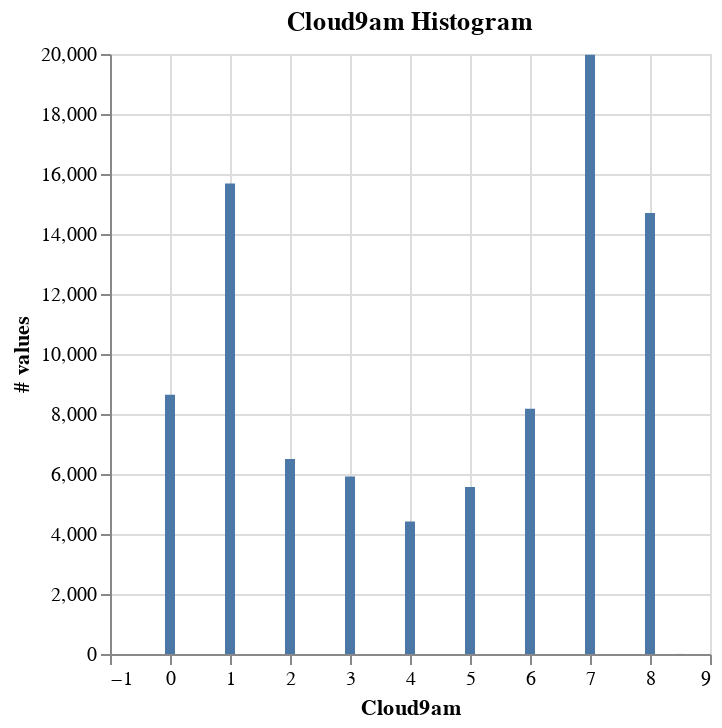

Here is the notebook cell this chart was saved with:
### Code cell
%chart x=Minvalue, y=CountOfValues, title="Cloud9am Histogram", labelx=Cloud9am, labely=# values

### Figure 1 — Vega-Lite specification as saved in the notebook (floating-point values rounded to 4 significant figures)
{"$schema": "https://vega.github.io/schema/vega-lite/v3.json", "data": {"format": {"type": "csv"}, "values": "\"ColumnName\",\"Label\",\"MinValue\",\"MaxValue\",\"CountOfValues\",\"Bin_Percent\"\n\"Cloud9am\",\"1\",\"0.5\",\"1\",\"0\",\"0\"\n\"Cloud9am\",\"9\",\"4.5\",\"5\",\"0\",\"0\"\n\"Cloud9am\",\"4\",\"2\",\"2.5\",\"6500\",\"7.256813031003338\"\n\"Cloud9am\",\"0\",\"0\",\"0.5\",\"8642\",\"9.648212032912438\"\n\"Cloud9am\",\"2\",\"1\",\"1.5\",\"15687\",\"17.513480925746055\"\n\"Cloud9am\",\"10\",\"5\",\"5.5\",\"5567\",\"6.215181252860859\"\n\"Cloud9am\",\"7\",\"3.5\",\"4\",\"0\",\"0\"\n\"Cloud9am\",\"6\",\"3\",\"3.5\",\"5914\",\"6.602583425439038\"\n\"Cloud9am\",\"3\",\"1.5\",\"2\",\"0\",\"0\"\n\"Cloud9am\",\"11\",\"5.5\",\"6\",\"0\",\"0\"\n\"Cloud9am\",\"12\",\"6\",\"6.5\",\"8171\",\"9.122372196358196\"\n\"Cloud9am\",\"14\",\"7\",\"7.5\",\"19972\",\"22.297395362338257\"\n\"Cloud9am\",\"5\",\"2.5\",\"3\",\"0\",\"0\"\n\"Cloud9am\",\"13\",\"6.5\",\"7\",\"0\",\"0\"\n\"Cloud9am\",\"15\",\"7.5\",\"8\",\"0\",\"0\"\n\"Cloud9am\",\"8\",\"4\",\"4.5\",\"4420\",\"4.93463286108227\"\n\"Cloud9am\",\"16\",\"8\",\"8.5\",\"14696\",\"16.407096046711548\"\n\"Cloud9am\",\"17\",\"8.5\",\"9\",\"2\",\"0.002232865548001027\"\n"}, "encoding": {"x": {"axis": {"grid": true, "title": "Cloud9am"}, "field": "MinValue", "type": "quantitative"}, "y": {"axis": {"grid": true, "title": "# values"}, "field": "CountOfValues", "type": "quantitative"}}, "mark": {"color": "#4C78A8", "type": "bar"}, "title": "Cloud9am Histogram"}
